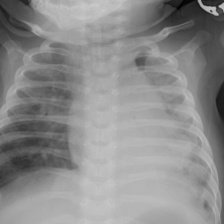
#> input picture data/pneumoniamnist/11_label_1_pneumonia.jpg, 224 x 224 px; its folder holds 3 pictures in this run
$ python 08_audit_workshop_image_set.py
#> lines starting #> are read from the running program, lines starting #| are printed output that depends on the picture
"""Audit the curated image set and save label-hidden workshop contact sheets."""

import math
import random
from collections import Counter
from pathlib import Path
from typing import Any

import matplotlib.pyplot as plt
from PIL import Image


ROOT_DIRECTORY = Path(__file__).parent
DATA_DIRECTORY = ROOT_DIRECTORY / "data"
OUTPUT_DIRECTORY = DATA_DIRECTORY / "test"
EXPECTED_EXAMPLES_PER_LABEL = 3
RANDOM_SEED = 42

DATASETS: dict[str, dict[str, Any]] = {
    "pneumoniamnist": {
        "labels": {
            0: ("normal", "*_label_0_normal.jpg"),
            1: ("pneumonia", "*_label_1_pneumonia.jpg"),
        }
    },
    "retinamnist": {
        "labels": {
            0: ("no diabetic retinopathy", "*_label_0_no_diabetic_retinopathy.jpg"),
            1: ("mild diabetic retinopathy", "*_label_1_mild_diabetic_retinopathy.jpg"),
            2: (
                "moderate diabetic retinopathy",
                "*_label_2_moderate_diabetic_retinopathy.jpg",
            ),
            3: ("severe diabetic retinopathy", "*_label_3_severe_diabetic_retinopathy.jpg"),
            4: (
                "proliferative diabetic retinopathy",
                "*_label_4_proliferative_diabetic_retinopathy.jpg",
            ),
        }
    },
}


def collect_examples(dataset_name: str) -> list[dict[str, Any]]:
    """Collect prepared files and their labels for one dataset."""
#> called with dataset_name = 'pneumoniamnist'
    dataset = DATASETS[dataset_name]
    examples = []
    for label_index, (label_name, pattern) in dataset["labels"].items():
        paths = sorted((DATA_DIRECTORY / dataset_name).glob(pattern))
        for path in paths:
            examples.append(
                {"label_index": label_index, "label_name": label_name, "path": path}
            )
    return examples


def audit_image_set() -> dict[str, dict[str, int]]:
    """Print the prepared count per class and report missing or unexpected counts."""
    audit = {}
    for dataset_name, dataset in DATASETS.items():
        examples = collect_examples(dataset_name)
        counts = Counter(example["label_index"] for example in examples)
        audit[dataset_name] = {}
        print(f"\n{dataset_name}:")
        for label_index, (label_name, _) in dataset["labels"].items():
            count = counts[label_index]
            audit[dataset_name][label_name] = count
            status = "OK" if count == EXPECTED_EXAMPLES_PER_LABEL else "CHECK"
            print(f"  {label_index}: {label_name}: {count} examples ({status})")
    return audit


def save_unlabeled_grid(dataset_name: str) -> Path:
    """Save a shuffled contact sheet with neutral titles and no label filenames."""
#> called with dataset_name = 'pneumoniamnist'
    examples = collect_examples(dataset_name)
    if not examples:
        raise FileNotFoundError(
            f"No prepared images found in {DATA_DIRECTORY / dataset_name}."
        )

    random.Random(RANDOM_SEED).shuffle(examples)
    column_count = min(3, len(examples))
    row_count = math.ceil(len(examples) / column_count)
    figure, axes = plt.subplots(
        row_count,
        column_count,
        figsize=(4 * column_count, 3.5 * row_count),
        squeeze=False,
    )
    for sample_index, axis in enumerate(axes.flat):
        axis.axis("off")
        if sample_index >= len(examples):
            continue
        with Image.open(examples[sample_index]["path"]) as image:
#> image is the input picture: PIL image 224x224 RGB; min 0, max 201, mean 140.1
            axis.imshow(image)
        axis.set_title(f"Sample {sample_index + 1}")

    figure.suptitle(f"{dataset_name}: label-hidden teaching examples")
    figure.tight_layout()
    OUTPUT_DIRECTORY.mkdir(parents=True, exist_ok=True)
    output_path = OUTPUT_DIRECTORY / f"08_{dataset_name}_unlabeled_grid.png"
    figure.savefig(output_path, dpi=150, bbox_inches="tight")
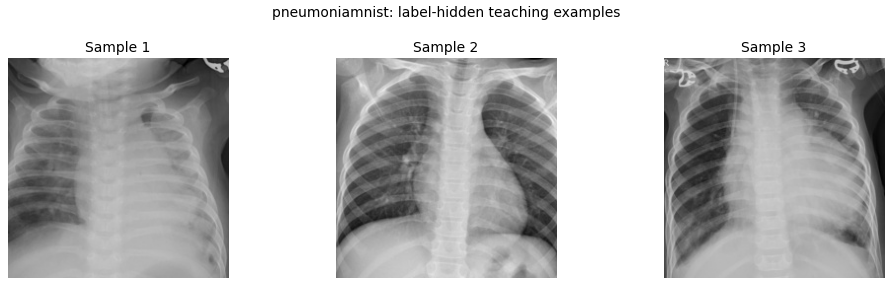
#> figure drawn by matplotlib, 3 panels
    plt.close(figure)
    print(f"Saved label-hidden grid to: {output_path}")
    return output_path


def save_label_key() -> Path:
    """Save class names separately so they can be revealed after the exercise."""
    lines = ["Workshop image label key (reveal after participants respond)"]
    for dataset_name, dataset in DATASETS.items():
        lines.append(f"\n{dataset_name}:")
        for label_index, (label_name, _) in dataset["labels"].items():
            lines.append(f"- {label_index}: {label_name}")

    OUTPUT_DIRECTORY.mkdir(parents=True, exist_ok=True)
    output_path = OUTPUT_DIRECTORY / "08_workshop_image_label_key.txt"
    output_path.write_text("\n".join(lines) + "\n", encoding="utf-8")
    print(f"Saved separate label key to: {output_path}")
    return output_path


if __name__ == "__main__":
    audit_image_set()
    for dataset_name in DATASETS:
        save_unlabeled_grid(dataset_name)
    save_label_key()
